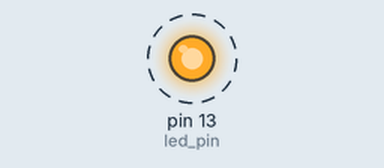
A sketch run on a simulated Arduino Uno, built with avr-gcc and run on an emulated ATmega328P. On the bench: output pins drawn as LEDs (lit = HIGH). Dashed ring = blinking. What the sketch prints to the serial monitor is not drawn.

Above: at 0.5 s.
Timing chart, 0 to 4.6 s (numbered marks = the images above):
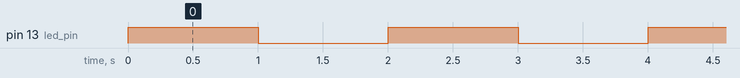

The sketch:

Blink.ino
```cpp
int led_pin = 13;
void setup() {
  Serial.begin(9600);
  Serial.println("Ready");
  // 設定數位13腳號 = OUTPUT
  pinMode(led_pin, OUTPUT);
}

void loop() {
  // 數位訊號寫入
  digitalWrite(led_pin, HIGH);
  delay(1000);
  digitalWrite(led_pin, LOW);
  delay(1000);
}
```

Measured:
- by itself, pin 13 (led_pin): alternates HIGH for 1.0 s and LOW for 1.0 s
